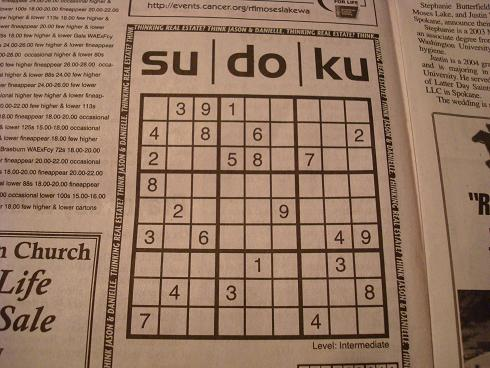
#> input picture test_picture/sudoku1.jpg, 490 x 368 px
$ python sudoku_detector.py   (Python 2 division)   (older library calls are emulated)
#> lines starting #> are read from the running program, lines starting #| are printed output that depends on the picture; after the words box and inside, x2 and y2 are one past the last pixel; in counts of white or black regions, pixels touching at a corner belong together
import cv2
import numpy as np
import sys

imageRoute = '../test_picture/sudoku1.jpg'
originImage = cv2.imread(imageRoute)
#> originImage is the input picture: shape (368, 490, 3); mean B, G, R 99.6, 120.7, 150.8
resizeFactor = 500.0 / originImage.shape[0]
#> resizeFactor = 1.36
originImage = cv2.resize(
    originImage, (0, 0), fx=resizeFactor, fy=resizeFactor, interpolation=cv2.INTER_NEAREST)
#> originImage: shape (500, 666, 3)
gray = cv2.cvtColor(originImage, cv2.COLOR_BGR2GRAY)

originCopy = originImage.copy()
blur = cv2.GaussianBlur(gray, (7, 7), 0)
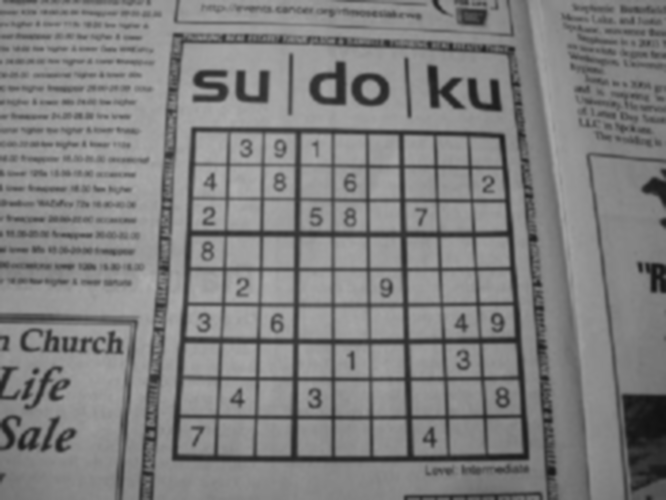
#> blur: shape (500, 666); min 16, max 174, mean 127.2

# cv2.adaptiveThreshold(src, maxValue, adaptiveMethod, thresholdType,
# blockSize, C[, dst])
thresh = cv2.adaptiveThreshold(
    blur, 255, cv2.ADAPTIVE_THRESH_MEAN_C, cv2.THRESH_BINARY_INV, 25, 10)
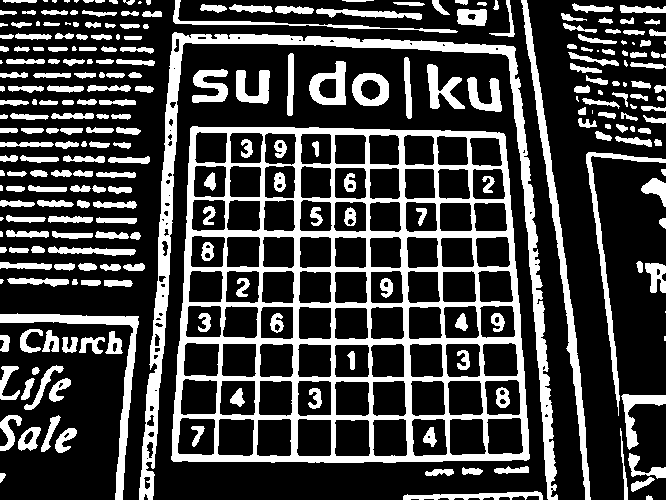
#> thresh: shape (500, 666); 26.5% white; 263 white regions (23 under 20 px), largest, box (x1, y1, x2, y2) and area: (171, 126, 530, 463) 32541, (139, 32, 558, 500) 12054, (521, 0, 591, 500) 3398

kernel = np.array([[0, 1, 0], [1, 1, 1], [0, 1, 0]], np.uint8)
thresh = cv2.dilate(thresh, kernel)
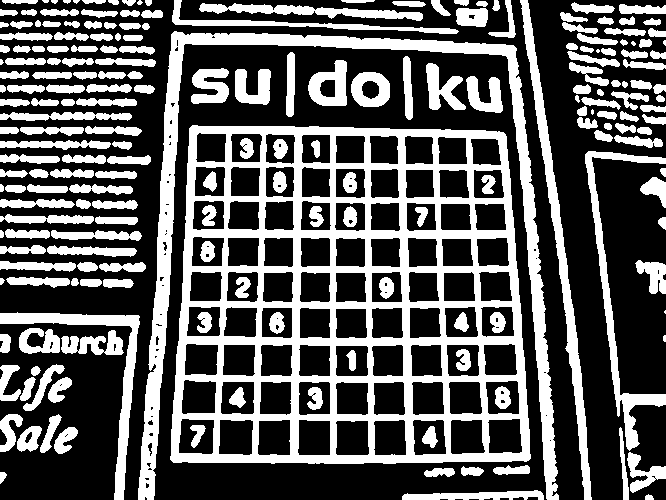
#> thresh: shape (500, 666); 35.9% white; 210 white regions (9 under 20 px)

contours, hierarchy = cv2.findContours(
    thresh, cv2.RETR_EXTERNAL, cv2.CHAIN_APPROX_SIMPLE)
#> contours = 185 contours, 16 with area under 20; largest, box (x1, y1, x2, y2) and area: (170, 125, 531, 464) 112886, (138, 31, 559, 500) 14148, (520, 0, 592, 500) 3891, (585, 151, 666, 451) 2818, (0, 312, 140, 500) 2798

# find rectangle with maximum area
maxIndex, maxArea = -1, 0
for i, cnt in enumerate(contours):
    if cv2.contourArea(cnt) > maxArea and \
            len(cv2.approxPolyDP(contours[i], cv2.arcLength(contours[i], True) * 0.02, True)) == 4:
        maxArea = cv2.contourArea(cnt)
        maxIndex = i
#> this loop made 185 passes
#> (maxArea, maxIndex) on passes 22, 66: (2798, 21), (112886.5, 65)
#> cnt on pass 23: [[665, 310], [664, 311], [664, 312], [665, 313]]
#> after the loop, maxArea = 112886.5; maxIndex = 65

poly = cv2.approxPolyDP(
    contours[maxIndex], cv2.arcLength(contours[maxIndex], True) * 0.02, True)
#> poly = [[189, 128], [173, 462], [530, 458], [503, 132]]
# cv2.polylines(originImage, [poly], True, (0, 0, 200), 4)

# -------------------------perspective transform ------------------------------- #
# transform polygon into points
poly = [i[0] for i in poly]

srtPoints = np.zeros((4, 2), dtype=np.float32)
# top-left smallest coordinate sum
# bottom-right largest coordinate sum
s = np.sum(poly, axis=1)
#> s = [317, 635, 988, 635]
srtPoints[0] = poly[np.argmin(s)]
srtPoints[2] = poly[np.argmax(s)]

# top-right
d = np.diff(poly, axis=1)
#> d = [-61, 289, -72, -371]
srtPoints[1] = poly[np.argmin(d)]
srtPoints[3] = poly[np.argmax(d)]

extractedPoint = np.array([[0, 0],
                           [314, 0],
                           [314, 314],
                           [0, 314]], dtype=np.float32)

transMatrix = cv2.getPerspectiveTransform(srtPoints, extractedPoint)
warped = cv2.warpPerspective(originImage, transMatrix, (315, 315))
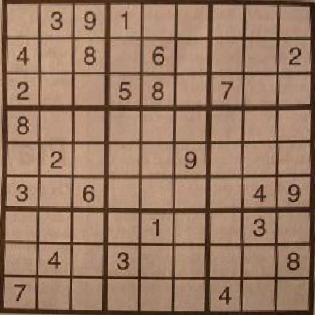
#> warped: shape (315, 315, 3); mean B, G, R 100.1, 121.8, 153.7

# -------------------------pick up digits------------------------------- #
gray = cv2.cvtColor(warped, cv2.COLOR_RGB2GRAY)
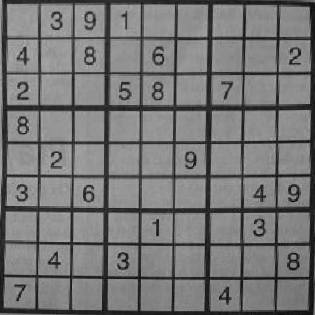
#> gray: shape (315, 315); min 10, max 180, mean 118.9
blur = cv2.GaussianBlur(gray, (7, 7), 0)
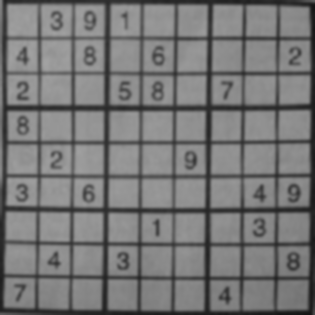
#> blur: shape (315, 315); min 20, max 162, mean 118.8
thresh = cv2.adaptiveThreshold(
    blur, 255, cv2.ADAPTIVE_THRESH_MEAN_C, cv2.THRESH_BINARY, 5, 2)
#> thresh: shape (315, 315); 74.4% white; 98 black regions (72 under 20 px), largest, box (x1, y1, x2, y2) and area: (0, 0, 315, 315) 22035, (287, 252, 300, 271) 157, (151, 81, 164, 101) 152
kernel = np.array([[0, 1, 0], [1, 1, 1], [0, 1, 0]], np.uint8)
thresh = cv2.dilate(thresh, kernel)
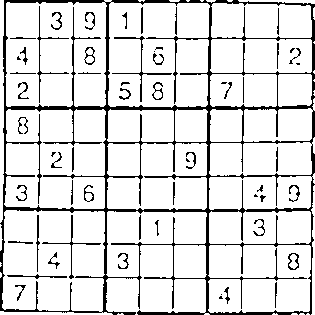
#> thresh: shape (315, 315); 87.2% white; black in thin lines or dots

digits = []
for i in xrange(0, 315, 35):
    for j in xrange(0, 315, 35):
        frag = thresh[i:i + 35, j:j + 35]
        frag = cv2.fastNlMeansDenoising(frag)
        frag = cv2.resize(frag, (28, 28))
        digits.append(frag)
#> after the loop, digits = 81 items

#> (the run stopped early here; a loop or call above may not have finished)

$ run again, with test_picture/sudoku3.jpg copied over test_picture/sudoku1.jpg
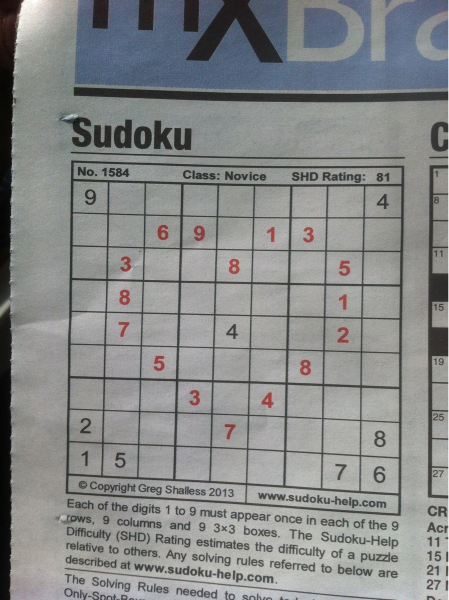
#> input picture test_picture/sudoku3.jpg, 897 x 1200 px (shown at 1/2 size)
#> originImage is the input picture: shape (1200, 897, 3); mean B, G, R 136.6, 136.6, 134.9
#> originImage: shape (500, 374, 3)
#> `thresh = cv2.dilate(thresh, kernel)`:
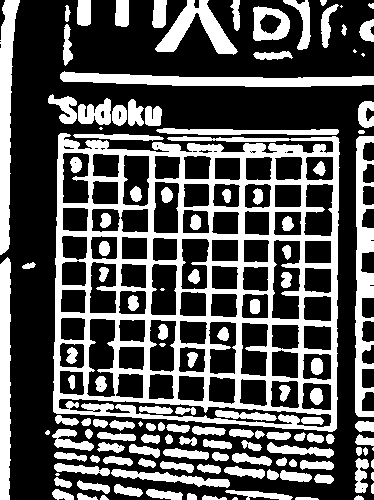
#> thresh: shape (500, 374); 34.5% white; 133 white regions (10 under 20 px)
#> contours = 102 contours, 14 with area under 20; largest, box (x1, y1, x2, y2) and area: (53, 133, 340, 432) 77899, (355, 136, 374, 417) 2638, (60, 71, 374, 87) 2584, (0, 0, 20, 255) 2541, (0, 257, 11, 500) 2210
#> the loop `for i, cnt in enumerate(contours):` made 102 passes
#> maxArea on passes 1, 8, 73: 37.5, 268, 77899
#> after the loop `for i, cnt in enumerate(contours):`: maxArea = 77899; maxIndex = 72
#> poly = [[60, 133], [53, 411], [334, 430], [338, 138]]
#> s = [193, 464, 764, 476]
#> d = [73, 358, 96, -200]
#> `thresh = cv2.dilate(thresh, kernel)`:
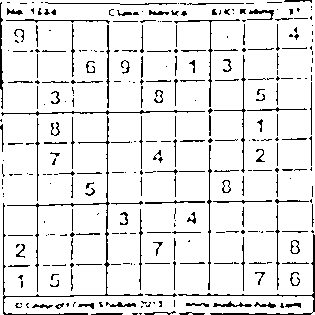
#> thresh: shape (315, 315); 90.7% white; black in thin lines or dots
#> after the loop `for i in xrange(0, 315, 35):`: digits = 81 items

$ run again, with test_picture/sudoku4.jpg copied over test_picture/sudoku1.jpg
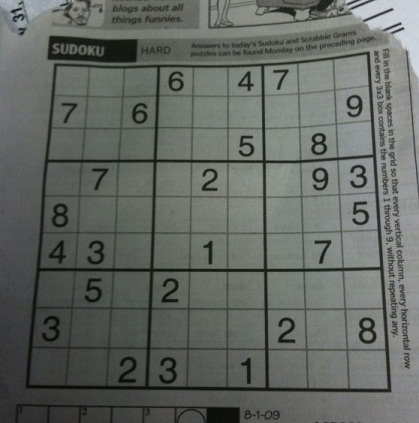
#> input picture test_picture/sudoku4.jpg, 419 x 423 px
#> originImage is the input picture: shape (423, 419, 3); mean B, G, R 98.9, 103.6, 99.4
#> originImage: shape (500, 495, 3)
#> `thresh = cv2.dilate(thresh, kernel)`:
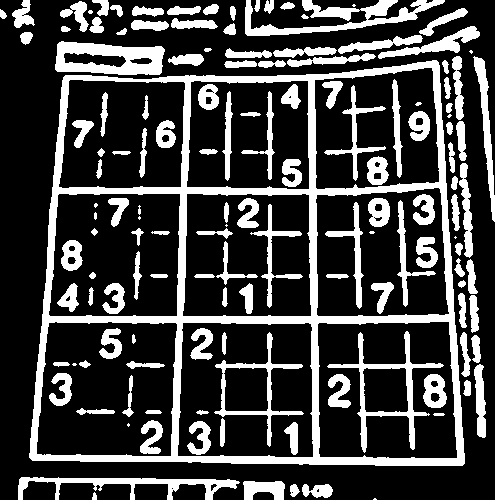
#> thresh: shape (500, 495); 25.6% white; 141 white regions (13 under 20 px)
#> contours = 65 contours, 8 with area under 20; largest, box (x1, y1, x2, y2) and area: (29, 60, 465, 466) 157836, (55, 41, 165, 75) 2932, (245, 0, 445, 36) 2090, (18, 477, 240, 500) 1472, (473, 56, 495, 222) 902
#> the loop `for i, cnt in enumerate(contours):` made 65 passes
#> maxArea on passes 20, 28: 572, 157835.5
#> after the loop `for i, cnt in enumerate(contours):`: maxArea = 157835.5; maxIndex = 27
#> poly = [[438, 62], [65, 75], [29, 457], [462, 465]]
#> s = [500, 140, 486, 927]
#> d = [-376, 10, 428, 3]
#> `thresh = cv2.dilate(thresh, kernel)`:
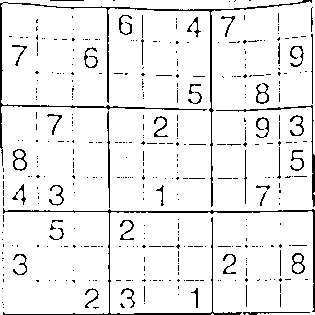
#> thresh: shape (315, 315); 92.7% white; black in thin lines or dots
#> after the loop `for i in xrange(0, 315, 35):`: digits = 81 items
